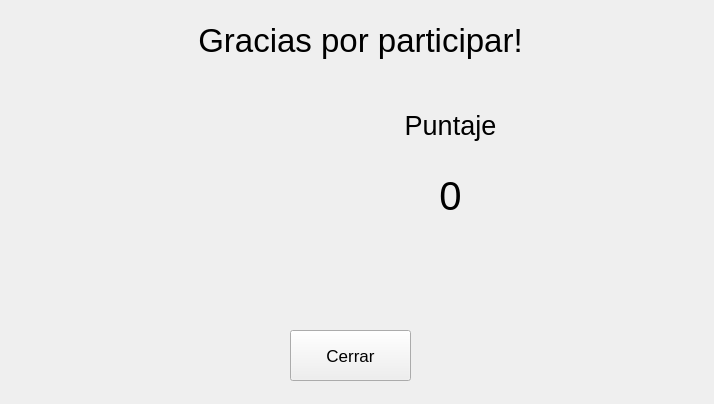
<?xml version="1.0" encoding="UTF-8"?>
<ui version="4.0">
 <class>Form</class>
 <widget class="QWidget" name="Form">
  <property name="windowModality">
   <enum>Qt::WindowModality::WindowModal</enum>
  </property>
  <property name="enabled">
   <bool>true</bool>
  </property>
  <property name="geometry">
   <rect>
    <x>0</x>
    <y>0</y>
    <width>714</width>
    <height>404</height>
   </rect>
  </property>
  <property name="sizePolicy">
   <sizepolicy hsizetype="Fixed" vsizetype="Fixed">
    <horstretch>0</horstretch>
    <verstretch>0</verstretch>
   </sizepolicy>
  </property>
  <property name="minimumSize">
   <size>
    <width>714</width>
    <height>404</height>
   </size>
  </property>
  <property name="maximumSize">
   <size>
    <width>714</width>
    <height>404</height>
   </size>
  </property>
  <property name="windowTitle">
   <string>Gracias por Participar!</string>
  </property>
  <property name="windowIcon">
   <iconset>
    <normalon>../resources/icons/logo.ico</normalon>
   </iconset>
  </property>
  <widget class="QPushButton" name="btnCerrar">
   <property name="geometry">
    <rect>
     <x>290</x>
     <y>330</y>
     <width>121</width>
     <height>51</height>
    </rect>
   </property>
   <property name="font">
    <font>
     <pointsize>13</pointsize>
    </font>
   </property>
   <property name="text">
    <string>Cerrar</string>
   </property>
   <property name="iconSize">
    <size>
     <width>16</width>
     <height>16</height>
    </size>
   </property>
   <property name="autoRepeatInterval">
    <number>103</number>
   </property>
   <property name="autoDefault">
    <bool>false</bool>
   </property>
   <property name="default">
    <bool>false</bool>
   </property>
   <property name="flat">
    <bool>false</bool>
   </property>
  </widget>
  <widget class="QLabel" name="lblIcono">
   <property name="geometry">
    <rect>
     <x>160</x>
     <y>10</y>
     <width>401</width>
     <height>61</height>
    </rect>
   </property>
   <property name="font">
    <font>
     <pointsize>25</pointsize>
    </font>
   </property>
   <property name="text">
    <string>Gracias por participar!</string>
   </property>
   <property name="alignment">
    <set>Qt::AlignmentFlag::AlignCenter</set>
   </property>
  </widget>
  <widget class="QLabel" name="label_2">
   <property name="geometry">
    <rect>
     <x>50</x>
     <y>80</y>
     <width>211</width>
     <height>201</height>
    </rect>
   </property>
   <property name="text">
    <string/>
   </property>
   <property name="pixmap">
    <pixmap>../resources/icons/logo.png</pixmap>
   </property>
   <property name="scaledContents">
    <bool>true</bool>
   </property>
  </widget>
  <widget class="QLabel" name="lblNota">
   <property name="geometry">
    <rect>
     <x>410</x>
     <y>160</y>
     <width>81</width>
     <height>71</height>
    </rect>
   </property>
   <property name="font">
    <font>
     <pointsize>30</pointsize>
    </font>
   </property>
   <property name="text">
    <string>0</string>
   </property>
   <property name="textFormat">
    <enum>Qt::TextFormat::PlainText</enum>
   </property>
   <property name="scaledContents">
    <bool>false</bool>
   </property>
   <property name="alignment">
    <set>Qt::AlignmentFlag::AlignCenter</set>
   </property>
  </widget>
  <widget class="QLabel" name="lblNota_2">
   <property name="geometry">
    <rect>
     <x>370</x>
     <y>90</y>
     <width>161</width>
     <height>71</height>
    </rect>
   </property>
   <property name="font">
    <font>
     <pointsize>20</pointsize>
    </font>
   </property>
   <property name="text">
    <string>Puntaje</string>
   </property>
   <property name="textFormat">
    <enum>Qt::TextFormat::PlainText</enum>
   </property>
   <property name="scaledContents">
    <bool>false</bool>
   </property>
   <property name="alignment">
    <set>Qt::AlignmentFlag::AlignCenter</set>
   </property>
  </widget>
 </widget>
 <resources/>
 <connections/>
</ui>
